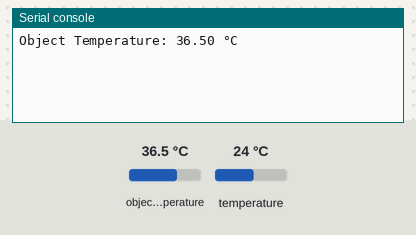
The program below on a simulated CircuitPython board. Shown: the last lines printed to the serial console. The inputs (shaded band) are chosen by the test bench; at power-on: object temperature 36.5 °C, temperature 24 °C.

Above: at 1.2 s.
1.3 s: object temperature set to 20 °C
At 2.8 s:
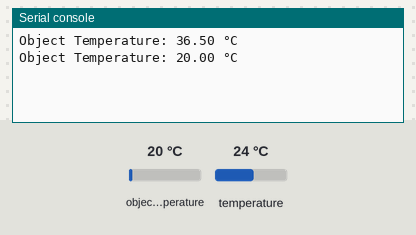
4.0 s: object temperature set to 26 °C
At 4.3 s:
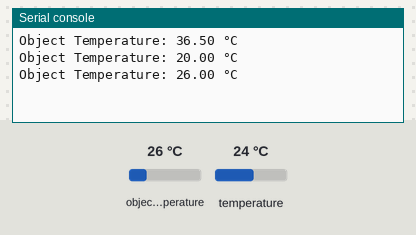
Timing chart, 0 to 7.0 s (numbered marks = the images above; inputs shaded):
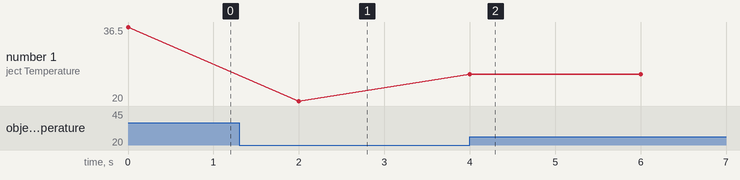

The program:

infra.py
```python
import time
import board
import busio
from adafruit_mlx90614 import MLX90614

# Create the I2C bus
i2c = busio.I2C(board.SCL, board.SDA)

# Create an instance of the MLX90614 sensor
sensor = MLX90614(i2c)

while True:
    # Read the ambient temperature
    ambient_temp = sensor.ambient_temperature
    # Read the object temperature
    object_temp = sensor.object_temperature

    print(f"Object Temperature: {object_temp:.2f} °C")

    time.sleep(2)
```

Measured:
- after the input at 1.3 s, the serial console: prints a new line after 0.70 s (image 1)
- after the input at 4.0 s, the serial console: prints a new line at once (image 2)
- plotted number 1: 36.5 → 20 after the input at 1.3 s, 20 → 26 after the input at 4.0 s
